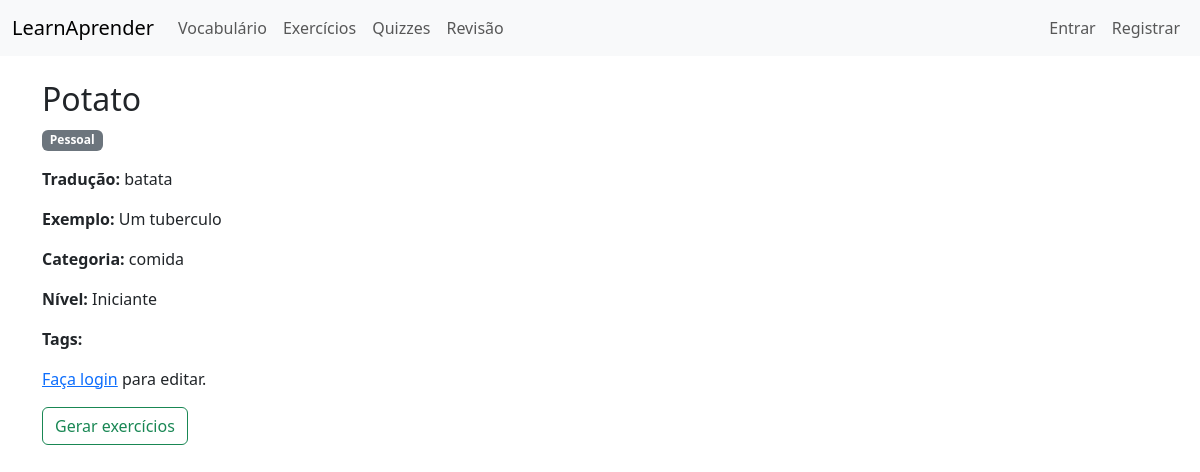
Before: /vocab/1/ with the older database file.
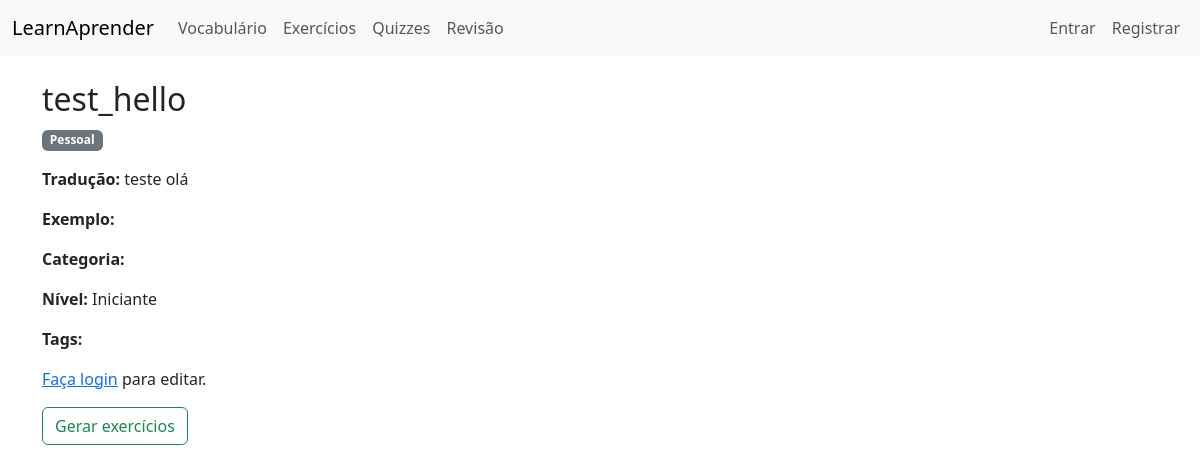
After: the same page with the newer database file.
### vocab/models.py (models this page shows, shortened)
class Vocabulary(models.Model):
    LEVEL_CHOICES = [
        ('beginner', 'Iniciante'),
        ('intermediate', 'Intermediário'),
    ]
    word = models.CharField(max_length=200)
    translation = models.CharField(max_length=400)
    example = models.TextField(blank=True)
    category = models.CharField(max_length=100, blank=True)
    level = models.CharField(max_length=20, choices=LEVEL_CHOICES, default='beginner')
    tags = models.CharField(max_length=200, blank=True, help_text='Use vírgulas para separar')
    created_by = models.ForeignKey(User, on_delete=models.SET_NULL, null=True, blank=True)
    is_shared = models.BooleanField(default=False, help_text='Se marcado, vocabulário é disponível para todos os usuários')
    created_at = models.DateTimeField(auto_now_add=True)
    class Meta:
        constraints = [
            models.UniqueConstraint(
                fields=['word', 'created_by'],
                condition=models.Q(is_shared=False),
                name='unique_personal_vocab_per_user'
            ),
        ]

### vocab/views.py (the view)
# urls.py: path('<int:pk>/', views.VocabDetailView.as_view(), name='detail'),
class VocabDetailView(DetailView):
    model = Vocabulary
    template_name = 'vocab/detail.html'

### templates/vocab/detail.html
{% extends 'base.html' %}
{% block content %}
  <h2>{{ object.word }}</h2>
  <p>
    {% if object.is_shared %}
      <span class="badge bg-info">Compartilhado</span>
    {% else %}
      <span class="badge bg-secondary">Pessoal</span>
    {% endif %}
  </p>
  <p><strong>Tradução:</strong> {{ object.translation }}</p>
  <p><strong>Exemplo:</strong> {{ object.example }}</p>
  <p><strong>Categoria:</strong> {{ object.category }}</p>
  <p><strong>Nível:</strong> {{ object.get_level_display }}</p>
  <p><strong>Tags:</strong> {{ object.tags }}</p>
  {% if user.is_authenticated %}
    {% if object.created_by == user or user.is_staff %}
      <a class="btn btn-primary" href="{% url 'vocab:edit' object.pk %}">Editar</a>
      <a class="btn btn-danger" href="{% url 'vocab:delete' object.pk %}">Remover</a>
    {% else %}
      <p class="text-muted"><em>Você não pode editar vocabulário compartilhado criado por outros usuários.</em></p>
    {% endif %}
  {% else %}
    <p><a href="{% url 'accounts:login' %}">Faça login</a> para editar.</p>
  {% endif %}
  <form method="post" action="{% url 'vocab:generate_exercises' object.pk %}" style="display:inline">{% csrf_token %}
    <button class="btn btn-outline-success">Gerar exercícios</button>
  </form>
{% endblock %}

Changed rows visible on the page:
changed Vocabulary "Iniciante": word "Potato" → "test_hello"; translation "batata" → "teste olá"; example "Um tuberculo" → (not shown); category "comida" → (not shown)
